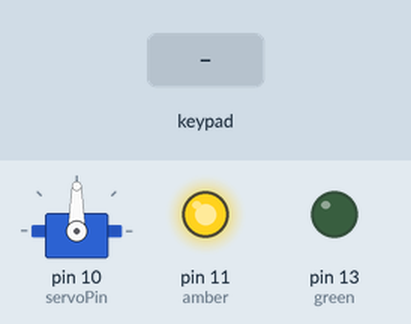
The sketch below on a simulated Arduino Uno, built with avr-gcc and run on an emulated ATmega328P. On the bench: servo, output pins drawn as LEDs (lit = HIGH). Dashed ring = blinking. The test bench sets the inputs (shaded band).

Above: at 1.2 s.
1.3 s: keypad keys 9 8 7 6 pressed 0.4 s apart
At 1.71 s:
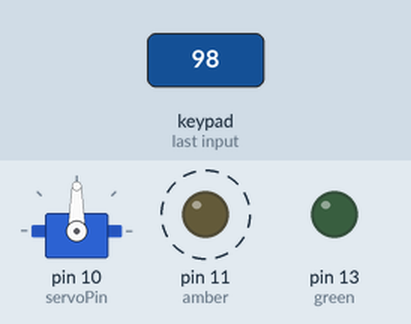
Timing chart, 0 to 4.3 s (numbered marks = the images above; inputs shaded):
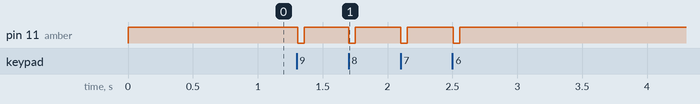

The sketch:

keypad-servo-lastkeys.ino
```cpp
#include <Keypad.h> //http://www.arduino.cc/playground/uploads/Code/Keypad.zip  //tells to use keypad library
#include <Servo.h> //use servo library


Servo myservo; //declares servo
const int passSize = 4;
char password[passSize] = {'1','5','3','*'}; //password to unlock, can be changed
char currentPass[passSize] = {'x','x','x','x'};
int amber = 11;
int green = 13;
int servoPin=10;

const byte ROWS = 4; // Keypad rows
const byte COLS = 3; // Keypad columns

// Define the Keymap
char keys[ROWS][COLS] = {
  {'1', '2', '3'},
  {'4', '5', '6'},
  {'7', '8', '9'},
  {'*', '0', '#'}
};
// Connect keypad ROW0, ROW1, ROW2 and ROW3 to these Arduino pins.
byte rowPins[ROWS] = { 9, 8, 7, 6 };// Connect keypad COL0, COL1 and COL2 to these Arduino pins.
byte colPins[COLS] = { 5, 4, 3 };


// Create the Keypad
Keypad keypad = Keypad( makeKeymap(keys), rowPins, colPins, ROWS, COLS );

void setup() {
  Serial.begin(9600);
  pinMode(green, OUTPUT);
  pinMode(amber, OUTPUT);
  myservo.attach(servoPin); //initialize servo
  keypad.addEventListener(keypadEvent); //add an event listener for keypad
}

void loop() {
  digitalWrite(amber, HIGH);//turn on amber
  keypad.getKey();
  myservo.write(90);        //makes sure servo is always at 90 degrees
  if(checkPassword()){
    unlock();
  }
}
//take care of some special events
void keypadEvent(KeypadEvent eKey) {
  switch (keypad.getState()) {
    case PRESSED:
      appendKey(eKey); digitalWrite(amber, LOW); delay(50); digitalWrite(amber, HIGH); //blinks amber led on keypress
  }
}

//keeps a track of the last (passSize) keys pressed
void appendKey(char k){
  for(byte i=1; i<passSize;i++){
    currentPass[i-1]=currentPass[i];
  }
  currentPass[passSize-1]=k;
}

//Checks to see if password has been entered
bool checkPassword() {
  for(byte i=0;i<passSize;i++){
    if(currentPass[i]!=password[i]){
      return false;
    }
  }
  return true;
}

void unlock(){
  Serial.println("Accepted");
  myservo.write(130); //Rotate servo deg
  digitalWrite(green, HIGH);//turn on green
  digitalWrite(amber, LOW);// turn off amber
  delay(500); //wait 0.5 seconds
  digitalWrite(green, LOW);// turn off green
  Serial.println("Switching");
  clearPass();
}

//clears last keypresses after correct password entered to prevent multiple triggers
void clearPass(){
  for(byte i=0;i<passSize;i++){
    currentPass[i]='x';
  }
}
```

Measured:
- after the input at 1.3 s, pin 11 (amber): alternates HIGH for 0.35 s and LOW for 0.05 s, 8 changes in all, then stays HIGH, starting at once
